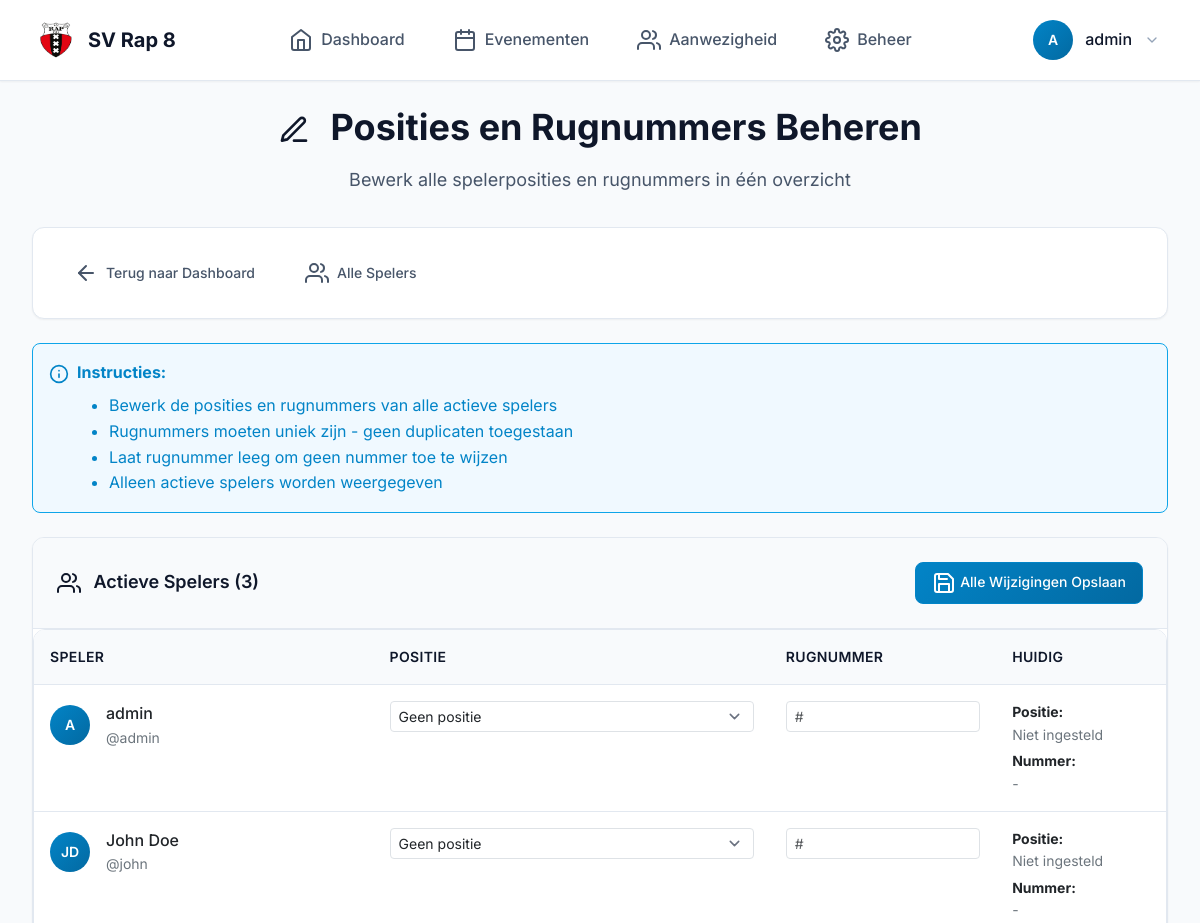
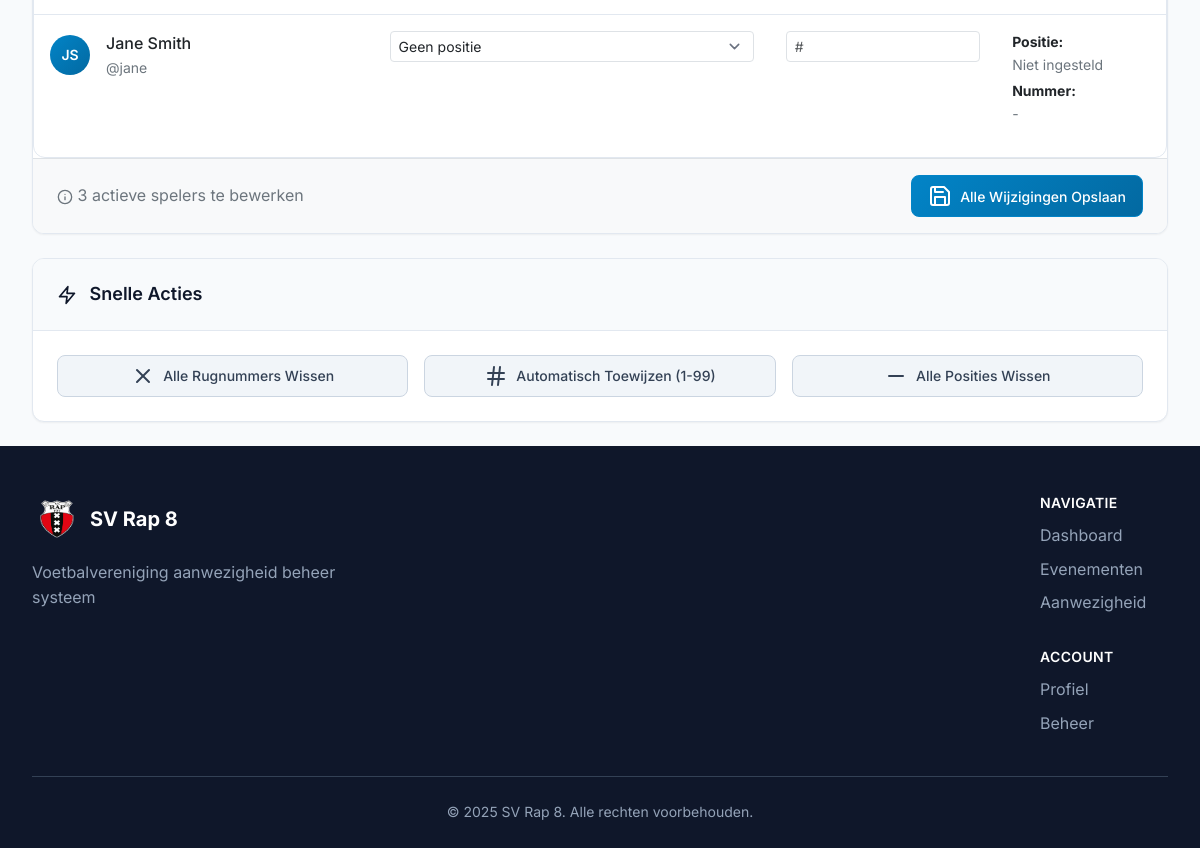
The app's page /users/admin/bulk-edit-positions/ (signed in) with its own data (2 pictures, top to bottom).
### users/models.py (models this page shows, shortened)
class Player(AbstractUser):
    geboortedatum = models.DateField(
        null=True, blank=True, verbose_name="Geboortedatum"
    )
    telefoonnummer = models.CharField(
        max_length=20, blank=True, verbose_name="Telefoonnummer"
    )
    positie = models.CharField(max_length=50, blank=True, verbose_name="Positie")
    rugnummer = models.PositiveIntegerField(
        null=True, blank=True, verbose_name="Rugnummer"
    )
    straat = models.CharField(max_length=100, blank=True, verbose_name="Straat")
    huisnummer = models.CharField(max_length=10, blank=True, verbose_name="Huisnummer")
    toevoeging = models.CharField(max_length=10, blank=True, verbose_name="Toevoeging")
    postcode = models.CharField(max_length=10, blank=True, verbose_name="Postcode")
    plaats = models.CharField(max_length=50, blank=True, verbose_name="Plaats")
    adres = models.CharField(
        max_length=255, blank=True, verbose_name="Adres"
    )  # Keep for backward compatibility
    foto = models.ImageField(
        upload_to="profile_pics/",
        null=True,
        blank=True,
        verbose_name="Profielfoto",
    )

### users/views.py (the view, shortened to what this page needs)
@user_passes_test(is_staff)
def admin_bulk_edit_positions(request: HttpRequest):
    players = Player.objects.filter(is_active=True).order_by("last_name", "first_name")
    context = {
        "players": players,
        "errors": {},
        "form_data": {},
    }
    return render(request, "users/admin/bulk_edit_positions.html", context)

### users/views.py (called while the page is built)
def is_staff(user):
    return user.is_staff

### users/templates/users/admin/bulk_edit_positions.html (shortened to what this page needs)
{% extends "base.html" %}
{% load static %}
{% block content %}
<div class="page-header">
    <h1 class="page-title">
        <i data-feather="edit-3" style="width: 2rem; height: 2rem; margin-right: 0.75rem;"></i>
        Posities en Rugnummers Beheren
    </h1>
    <p class="page-subtitle">Bewerk alle spelerposities en rugnummers in één overzicht</p>
</div>
<div class="card mb-4">
    <div class="card-content">
        <nav class="d-flex justify-content-between align-items-center">
            <div class="d-flex gap-3">
                <a href="{% url 'users:admin_dashboard' %}" class="btn btn-ghost">
                    <i data-feather="arrow-left"></i>
                    Terug naar Dashboard
                </a>
                <a href="{% url 'users:admin_players' %}" class="btn btn-ghost">
                    <i data-feather="users"></i>
                    Alle Spelers
                </a>
            </div>
        </nav>
    </div>
</div>
<div class="alert alert-info mb-4">
    <div class="d-flex align-items-start">
        <i data-feather="info" class="me-2 mt-1" style="width: 1.25rem; height: 1.25rem;"></i>
        <div>
            <strong>Instructies:</strong>
            <ul class="mb-0 mt-2">
                <li>Bewerk de posities en rugnummers van alle actieve spelers</li>
                <li>Rugnummers moeten uniek zijn - geen duplicaten toegestaan</li>
                <li>Laat rugnummer leeg om geen nummer toe te wijzen</li>
                <li>Alleen actieve spelers worden weergegeven</li>
            </ul>
        </div>
    </div>
</div>
<form method="post">
    <div class="card">
        <div class="card-header d-flex justify-content-between align-items-center">
            <h3 class="card-title">
                <i data-feather="users" style="width: 1.5rem; height: 1.5rem; margin-right: 0.5rem;"></i>
                Actieve Spelers ({{ players.count }})
            </h3>
            <button type="submit" class="btn btn-primary d-none d-sm-block">
                <i data-feather="save"></i>
                Alle Wijzigingen Opslaan
            </button>
        </div>
        <div class="card-content p-0">
            {% if players %}
                <div class="table-container">
                    <table class="table table-responsive">
                        <thead>
                            <tr>
                                <th style="width: 30%;">Speler</th>
                                <th style="width: 35%;">Positie</th>
                                <th style="width: 20%;">Rugnummer</th>
                                <th style="width: 15%;">Huidig</th>
                            </tr>
                        </thead>
                        <tbody>
                            {% for player in players %}
                            <tr {% for key, error in errors.items %}{% if key == "player_"|add:player.pk %}class="table-row-error"{% endif %}{% endfor %}>
                                <td>
                                    <div class="d-flex align-items-center gap-3">
                                        <div class="user-avatar d-none d-sm-flex {% if not player.foto %} default{% endif %}">
                                            {% if player.foto %}
                                                <img src="{{ player.foto.url }}" alt="{{ player.get_full_name }}">
                                            {% else %}
                                                <div class="avatar-fallback">
                                                    {% if player.first_name %}
                                                        {{ player.first_name|first|upper }}{{ player.last_name|first|upper }}
                                                    {% else %}
                                                        {{player.username|first|upper}}
                                                    {% endif %}
                                                </div>
                                            {% endif %}
                                        </div>
                                        <div>
                                            <div class="font-medium">{{ player.get_full_name|default:player.username }}</div>
                                            <div class="text-sm text-secondary">@{{ player.username }}</div>
                                        </div>
                                    </div>
                                </td>
                                <td>
                                    <select name="player_{{ player.pk }}_positie"
                                            class="form-select form-select-sm"
                                            id="positie_{{ player.pk }}">
                                        {% with current_form_data=form_data|default_if_none:""|add:"player_"|add:player.pk %}
                                        {% with current_positie=current_form_data.positie|default:player.positie %}
                                        <option value="">Geen positie</option>
                                        {% endwith %}
                                        {% endwith %}
                                    </select>
                                </td>
                                <td>
                                    {% with current_form_data=form_data|default_if_none:""|add:"player_"|add:player.pk %}
                                    {% with current_rugnummer=current_form_data.rugnummer|default:player.rugnummer %}
                                    <input type="number"
                                           name="player_{{ player.pk }}_rugnummer"
                                           class="form-control form-control-sm"
                                           placeholder="#"
                                           min="1"
                                           max="99"
                                           value="{% if current_rugnummer %}{{ current_rugnummer }}{% endif %}"
                                           id="rugnummer_{{ player.pk }}">
                                    {% endwith %}
                                    {% endwith %}
                                </td>
                                <td>
                                    <div class="current-info">
                                        <div class="text-sm">
                                            <strong>Positie:</strong><br>
                                            <span class="text-secondary">{{ player.positie|default:"Niet ingesteld" }}</span>
                                        </div>
                                        <div class="text-sm mt-1">
                                            <strong>Nummer:</strong><br>
                                            {% if player.rugnummer %}
                                                <span class="badge badge-secondary">#{{ player.rugnummer }}</span>
                                            {% else %}
                                                <span class="text-secondary">-</span>
                                            {% endif %}
                                        </div>
                                    </div>
                                </td>
                            </tr>
                            {% endfor %}
                        </tbody>
                    </table>
                </div>
                <div class="card-footer">
                    <div class="d-flex justify-content-between align-items-center">
                        <div class="text-secondary d-none d-sm-block">
                            <i data-feather="info" style="width: 1rem; height: 1rem;"></i>
                            {{ players.count }} actieve speler{{ players.count|pluralize }} te bewerken
                        </div>
                        <button type="submit" class="btn btn-primary">
                            <i data-feather="save"></i>
                            Alle Wijzigingen Opslaan
                        </button>
                    </div>
                </div>
            {% endif %}
        </div>
    </div>
</form>
<div class="card mt-4">
    <div class="card-header">
        <h4 class="card-title">
            <i data-feather="zap" style="width: 1.25rem; height: 1.25rem; margin-right: 0.5rem;"></i>
            Snelle Acties
        </h4>
    </div>
    <div class="card-content">
        <div class="row g-3">
            <div class="col-md-4">
                <button type="button" class="btn btn-secondary w-100" onclick="clearAllJerseyNumbers()">
                    <i data-feather="x"></i>
                    Alle Rugnummers Wissen
                </button>
            </div>
            <div class="col-md-4">
                <button type="button" class="btn btn-secondary w-100" onclick="autoAssignJerseyNumbers()">
                    <i data-feather="hash"></i>
                    Automatisch Toewijzen (1-99)
                </button>
            </div>
            <div class="col-md-4">
                <button type="button" class="btn btn-secondary w-100" onclick="clearAllPositions()">
                    <i data-feather="minus"></i>
                    Alle Posities Wissen
                </button>
            </div>
        </div>
    </div>
</div>
{% endblock %}

### templates/base.html (shortened to what this page needs)
<!DOCTYPE html>
<html lang="nl">
  <head>
    {% load static %}
    <link href="https://cdn.jsdelivr.net/npm/bootstrap@5.3.0/dist/css/bootstrap.min.css" rel="stylesheet" />
    <link rel="stylesheet" href="https://cdnjs.cloudflare.com/ajax/libs/feather-icons/4.28.0/feather.min.css" />
    <link rel="stylesheet" href="{% static 'css/style.css' %}" />
  </head>
  <body class="d-flex flex-column min-vh-100">
    <nav class="navbar">
      <div class="nav-container">
        <div class="nav-brand">
          <a href="/" class="nav-logo">
            <img src="{% static 'media/sv-rap.png' %}" alt="SV Rap Logo" class="logo-image" />
            <span class="brand-text">SV Rap 8</span>
          </a>
        </div>
        {% if user.is_authenticated %}
          <div class="nav-menu">
            <a href="/" class="nav-link">
              <i data-feather="home"></i>
              <span>Dashboard</span>
            </a>
            <a href="{% url 'events:list' %}" class="nav-link">
              <i data-feather="calendar"></i>
              <span>Evenementen</span>
            </a>
            <a href="{% url 'attendance:dashboard' %}" class="nav-link">
              <i data-feather="users"></i>
              <span>Aanwezigheid</span>
            </a>
            {% if user.is_staff %}
              <a href="{% url 'users:admin_dashboard' %}" class="nav-link">
                <i data-feather="settings"></i>
                <span>Beheer</span>
              </a>
            {% endif %}
          </div>
          <div class="nav-user">
            <div class="user-menu">
              <button class="user-button" onclick="toggleUserMenu()" aria-label="Gebruikersmenu">
                <div class="user-avatar{% if not user.foto %} default{% endif %}">
                  {% if user.foto %}
                    <img src="{{ user.foto.url }}" alt="{{ user.get_full_name }}" />
                  {% else %}
                    <div class="avatar-fallback">
                      {% if user.firstname %}
                      {{ user.first_name|first|upper }}{{ user.last_name|first|upper }}
                      {% else %}
                      {{ user.username|first|upper }}
                      {% endif %}
                    </div>
                  {% endif %}
                </div>
                <span class="user-name">{{ user.get_full_name|default:user.username }}</span>
                <i data-feather="chevron-down" class="user-chevron"></i>
              </button>
            </div>
          </div>
        {% else %}
          <div class="nav-auth">
            <a href="{% url 'users:login' %}" class="btn btn-ghost">Inloggen</a>
            <a href="{% url 'users:register' %}" class="btn btn-primary">Registreren</a>
          </div>
        {% endif %}
      </div>
    </nav>
    <main class="flex-grow-1 py-4">
      <div class="container">
        {% block content %}
        {% endblock %}
      </div>
    </main>
    <footer class="footer">
      <div class="container">
        <div class="footer-content">
          <div class="footer-brand">
            <div class="footer-logo">
              <img src="{% static 'media/sv-rap.png' %}" alt="SV Rap Logo" width="50" height="50" class="logo-image" />
              <span>SV Rap 8</span>
            </div>
            <p class="footer-description">Voetbalvereniging aanwezigheid beheer systeem</p>
          </div>
          <div class="footer-links">
            <div class="footer-section">
              <h4>Navigatie</h4>
              <a href="/">Dashboard</a>
              <a href="{% url 'events:list' %}">Evenementen</a>
              <a href="{% url 'attendance:dashboard' %}">Aanwezigheid</a>
            </div>
            <div class="footer-section">
              <h4>Account</h4>
              <a href="{% url 'users:profile' %}">Profiel</a>
              {% if user.is_staff %}
                <a href="{% url 'users:admin_dashboard' %}">Beheer</a>
              {% endif %}
            </div>
          </div>
        </div>
        <div class="footer-bottom">
          <p>&copy; 2025 SV Rap 8. Alle rechten voorbehouden.</p>
        </div>
      </div>
    </footer>
  </body>
</html>

### users/templates/users/admin/bulk_edit_positions.html (style rules this page uses)
.user-avatar { width: 2.5rem; height: 2.5rem; }
.gap-3 { gap: 0.75rem; }
.current-info { font-size: 0.875rem; }
.card-footer { background-color: var(--bs-light); border-top: 1px solid var(--bs-border-color); padding: 1rem 1.5rem; }
.form-select-sm, .form-control-sm { font-size: 0.875rem; }

### records on screen
Player: username|first "A", get_full_name "admin", username "admin", positie "Niet ingesteld"
Player: first_name|first "J", last_name|first "D", get_full_name "John Doe", username "john", positie "Niet ingesteld"
Player: first_name|first "J", last_name|first "S", get_full_name "Jane Smith", username "jane", positie "Niet ingesteld"

### other values on screen
{{ players.count }} "3"
